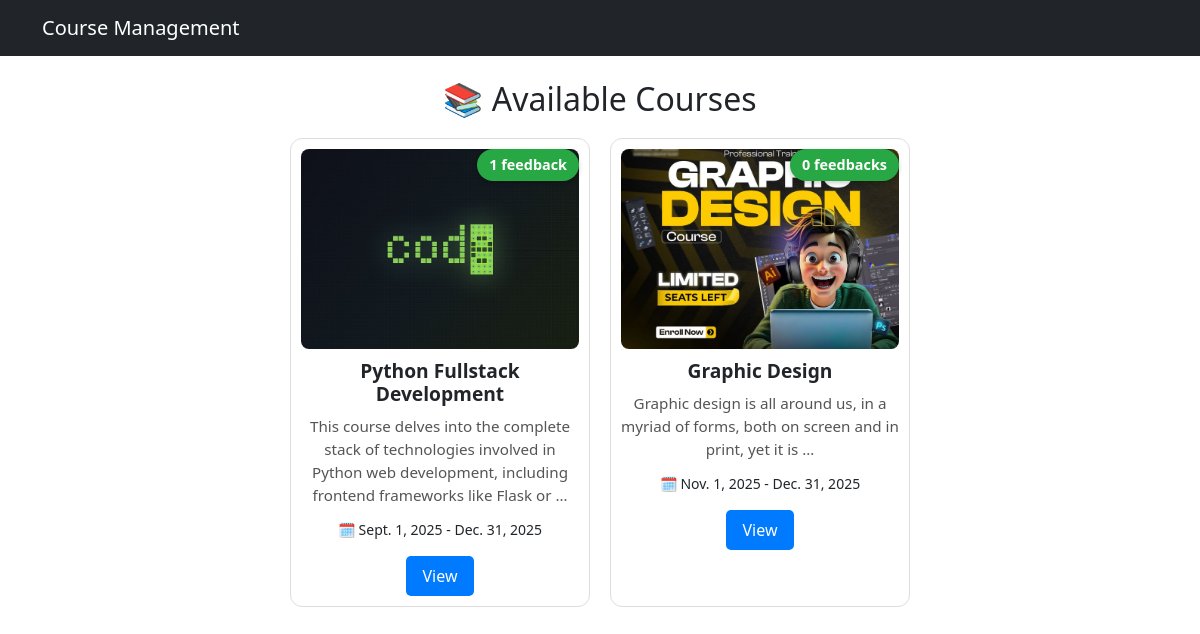
Page /courses/ on the committed database.
### courses/models.py (models this page shows, shortened)
class Course(models.Model):
    title = models.CharField(max_length=200)
    description = models.TextField()
    start_date = models.DateField()
    end_date = models.DateField()
    image = models.ImageField(upload_to="course_images/", blank=True, null=True)

### courses/views.py (the view)
# urls.py: path('', views.course_list, name='course_list'),
def course_list(request):
    courses = Course.objects.all()
    courses_with_count = []
    for course in courses:
        count = course.feedbacks.count()  # Make sure Feedback model has related_name="feedbacks"
        courses_with_count.append({
            "course": course,
            "feedback_count": count
        })
    return render(request, "courses/course_list.html", {"courses_with_count": courses_with_count})

### courses/templates/courses/course_list.html (shortened to what this page needs)
{% extends 'base.html' %}
{% block content %}
<h2 style="text-align:center; margin-bottom:20px;">📚 Available Courses</h2>
<div style="display: flex; flex-wrap: wrap; gap: 20px; justify-content: center;">
    {% for item in courses_with_count %}
    <div class="course-card">
        {% if item.course.image %}
        <img src="{{ item.course.image.url }}" alt="{{ item.course.title }}" class="course-img">
        {% endif %}
        <h3 class="course-title">{{ item.course.title }}</h3>
        <span class="feedback-badge">
            {{ item.feedback_count }} feedback{{ item.feedback_count|pluralize }}
        </span>
        <p class="course-desc">{{ item.course.description|truncatewords:20 }}</p>
        <small>🗓 {{ item.course.start_date }} - {{ item.course.end_date }}</small>
        <div style="margin-top: 15px;">
            <a href="{% url 'course_detail' item.course.id %}" class="view-btn">
               View
            </a>
        </div>
    </div>
    {% empty %}
    <p>No courses available right now. 🚀</p>
    {% endfor %}
</div>
{% endblock %}

### courses/templates/base.html (shortened to what this page needs)
<!DOCTYPE html>
<html lang="en">
<head>
  <link
    href="https://cdn.jsdelivr.net/npm/bootstrap@5.3.3/dist/css/bootstrap.min.css"
    rel="stylesheet">
</head>
<body>
  <nav class="navbar navbar-expand-lg navbar-dark bg-dark">
    <div class="container">
      <a class="navbar-brand" href="/">Course Management</a>
    </div>
  </nav>
  <div class="container mt-4">
    {% block content %}{% endblock %}
  </div>
</body>
</html>

### courses/templates/courses/course_list.html (style rules this page uses)
.course-card { border: 1px solid #ddd; border-radius: 12px; width: 300px; padding: 10px; text-align: center; position: relative; transition: transform 0.3s, box-shadow 0.3s; }
.course-img { width:100%; height:200px; object-fit:cover; border-radius:8px; }
.course-title { margin:10px 0; font-size: 1.2em; font-weight: bold; }
.course-desc { margin:10px 0; color:#555; font-size:0.95em; }
.feedback-badge { position:absolute; top:10px; right:10px; background:#28a745; color:white; padding:5px 12px; border-radius:20px; font-size:0.9em; font-weight:bold; box-shadow: 0 2px 5px rgba(0,0,0,0.2); transition: transform 0.3s; }
.view-btn { text-decoration:none; color:white; background:#007bff; padding:8px 16px; border-radius:5px; display:inline-block; transition: background 0.3s, transform 0.3s; }

### rows in the picture
Course: course.image (picture), course "Python Fullstack Development", feedback_count "1", course.description "This course delves into the complete stack of technologies involved in Python web development, including frontend frameworks like Flask or …", course.start_date "Sept. 1, 2025", course.end_date "Dec. 31, 2025"
Course: course.image (picture), course "Graphic Design", feedback_count "0", course.description "Graphic design is all around us, in a myriad of forms, both on screen and in print, yet it is …", course.start_date "Nov. 1, 2025", course.end_date "Dec. 31, 2025"
